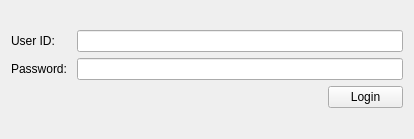
<?xml version="1.0" encoding="UTF-8"?>
<ui version="4.0">
 <class>Login</class>
 <widget class="QWidget" name="Login">
  <property name="geometry">
   <rect>
    <x>0</x>
    <y>0</y>
    <width>414</width>
    <height>139</height>
   </rect>
  </property>
  <property name="windowTitle">
   <string>Form</string>
  </property>
  <layout class="QVBoxLayout" name="verticalLayout_5">
   <item>
    <layout class="QVBoxLayout" name="verticalLayout_2">
     <item>
      <layout class="QHBoxLayout" name="userLayout">
       <item>
        <widget class="QLabel" name="userLabel">
         <property name="minimumSize">
          <size>
           <width>60</width>
           <height>0</height>
          </size>
         </property>
         <property name="text">
          <string>User ID:</string>
         </property>
        </widget>
       </item>
       <item>
        <widget class="QLineEdit" name="userEdit"/>
       </item>
      </layout>
     </item>
     <item>
      <layout class="QHBoxLayout" name="passwordLayout">
       <item>
        <widget class="QLabel" name="passwordLabel">
         <property name="minimumSize">
          <size>
           <width>60</width>
           <height>0</height>
          </size>
         </property>
         <property name="text">
          <string>Password:</string>
         </property>
        </widget>
       </item>
       <item>
        <widget class="QLineEdit" name="passwordEdit">
         <property name="echoMode">
          <enum>QLineEdit::Password</enum>
         </property>
        </widget>
       </item>
      </layout>
     </item>
     <item>
      <layout class="QHBoxLayout" name="loginLayout">
       <item>
        <widget class="QLabel" name="progressLabel">
         <property name="text">
          <string/>
         </property>
        </widget>
       </item>
       <item>
        <spacer name="horizontalSpacer">
         <property name="orientation">
          <enum>Qt::Horizontal</enum>
         </property>
         <property name="sizeHint" stdset="0">
          <size>
           <width>40</width>
           <height>20</height>
          </size>
         </property>
        </spacer>
       </item>
       <item>
        <widget class="QPushButton" name="loginButton">
         <property name="maximumSize">
          <size>
           <width>75</width>
           <height>16777215</height>
          </size>
         </property>
         <property name="text">
          <string>Login</string>
         </property>
        </widget>
       </item>
      </layout>
     </item>
    </layout>
   </item>
  </layout>
 </widget>
 <resources/>
 <connections/>
</ui>
